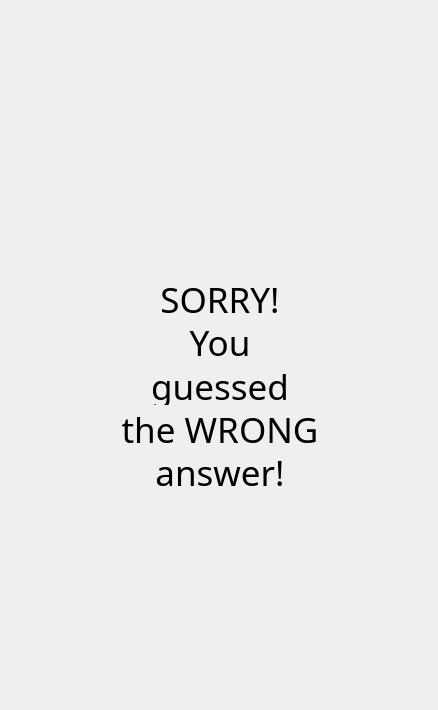
<?xml version="1.0" encoding="UTF-8"?>
<ui version="4.0">
 <class>MainWindow</class>
 <widget class="QMainWindow" name="MainWindow">
  <property name="geometry">
   <rect>
    <x>0</x>
    <y>0</y>
    <width>438</width>
    <height>710</height>
   </rect>
  </property>
  <property name="windowTitle">
   <string>MainWindow</string>
  </property>
  <widget class="QWidget" name="centralwidget">
   <widget class="QWidget" name="componentWidget" native="true">
    <property name="geometry">
     <rect>
      <x>0</x>
      <y>0</y>
      <width>438</width>
      <height>710</height>
     </rect>
    </property>
    <property name="styleSheet">
     <string notr="true"/>
    </property>
    <widget class="QLabel" name="lineDesign_3">
     <property name="geometry">
      <rect>
       <x>310</x>
       <y>0</y>
       <width>301</width>
       <height>741</height>
      </rect>
     </property>
     <property name="text">
      <string/>
     </property>
     <property name="pixmap">
      <pixmap>Line Design.svg</pixmap>
     </property>
    </widget>
    <widget class="QWidget" name="titleWidget_3" native="true">
     <property name="geometry">
      <rect>
       <x>0</x>
       <y>280</y>
       <width>440</width>
       <height>211</height>
      </rect>
     </property>
     <layout class="QVBoxLayout" name="verticalLayout_3">
      <item>
       <widget class="QLabel" name="gameTitle_9">
        <property name="font">
         <font>
          <family>Porter Sans Block</family>
          <pointsize>26</pointsize>
         </font>
        </property>
        <property name="text">
         <string>SORRY!</string>
        </property>
        <property name="alignment">
         <set>Qt::AlignCenter</set>
        </property>
       </widget>
      </item>
      <item>
       <widget class="QLabel" name="gameTitle_10">
        <property name="font">
         <font>
          <family>Porter Sans Block</family>
          <pointsize>26</pointsize>
         </font>
        </property>
        <property name="text">
         <string>You</string>
        </property>
        <property name="alignment">
         <set>Qt::AlignCenter</set>
        </property>
       </widget>
      </item>
      <item>
       <widget class="QLabel" name="gameTitle_11">
        <property name="font">
         <font>
          <family>Porter Sans Block</family>
          <pointsize>26</pointsize>
         </font>
        </property>
        <property name="text">
         <string>guessed</string>
        </property>
        <property name="alignment">
         <set>Qt::AlignCenter</set>
        </property>
       </widget>
      </item>
      <item>
       <widget class="QLabel" name="gameTitle_12">
        <property name="font">
         <font>
          <family>Porter Sans Block</family>
          <pointsize>26</pointsize>
         </font>
        </property>
        <property name="text">
         <string>the WRONG</string>
        </property>
        <property name="alignment">
         <set>Qt::AlignCenter</set>
        </property>
       </widget>
      </item>
      <item>
       <widget class="QLabel" name="gameTitle_13">
        <property name="font">
         <font>
          <family>Porter Sans Block</family>
          <pointsize>26</pointsize>
         </font>
        </property>
        <property name="text">
         <string>answer!</string>
        </property>
        <property name="alignment">
         <set>Qt::AlignCenter</set>
        </property>
       </widget>
      </item>
     </layout>
    </widget>
    <widget class="QLabel" name="randonNumbers_3">
     <property name="geometry">
      <rect>
       <x>-30</x>
       <y>420</y>
       <width>481</width>
       <height>361</height>
      </rect>
     </property>
     <property name="text">
      <string/>
     </property>
     <property name="pixmap">
      <pixmap>Random Numbers.png</pixmap>
     </property>
    </widget>
    <zorder>randonNumbers_3</zorder>
    <zorder>lineDesign_3</zorder>
    <zorder>titleWidget_3</zorder>
   </widget>
  </widget>
 </widget>
 <resources/>
 <connections/>
</ui>
